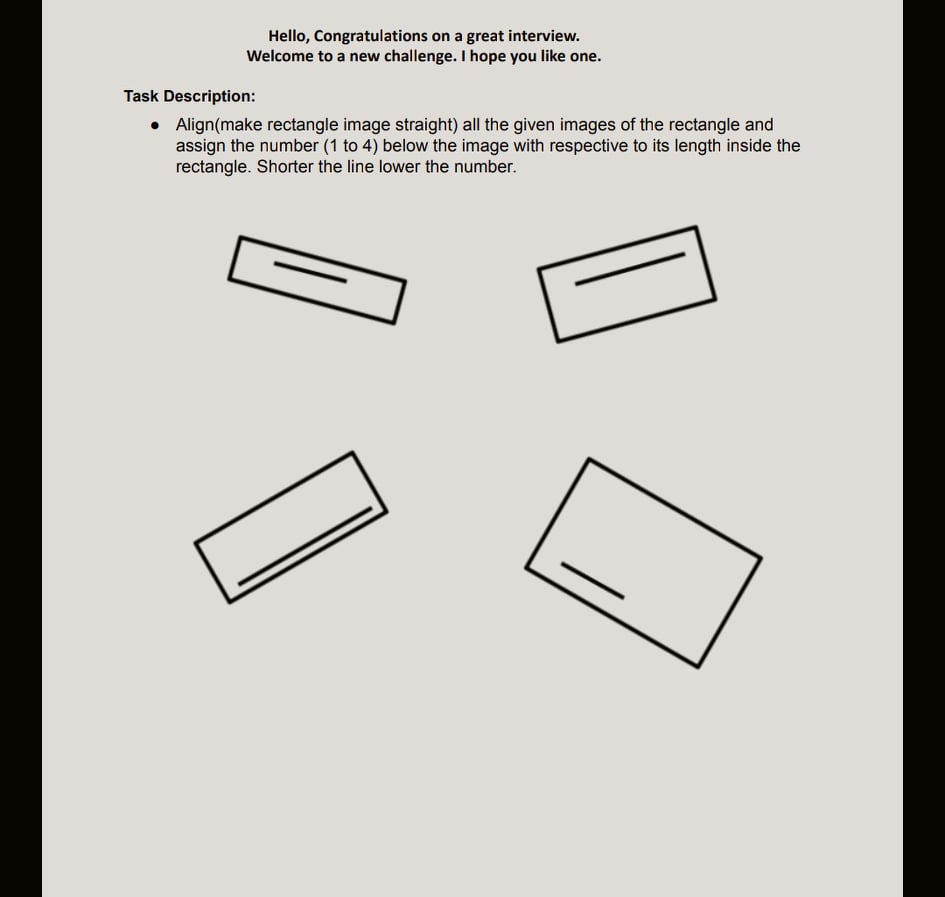
#> input picture Align and sort/qn.jpg, 945 x 897 px
$ python align.py
#> lines starting #> are read from the running program, lines starting #| are printed output that depends on the picture
import cv2
import numpy as np
img=cv2.imread("qn.jpg") #reading image
#> img is the input picture: shape (897, 945, 3); mean B, G, R 190.9, 195.8, 198.9
cv2.imshow("original image",img) #displaying original image
#assigning the boundary coordinates of each image in a numpy array, from top left to bottom right respectively.
coordinates_1=np.float32([[238,235],[407,281],[228,280],[394,324]])
coordinates_2=np.float32([[536,268],[698,225],[557,342],[718,300]])
coordinates_3=np.float32([[190,541],[354,450],[228,604],[388,512]])
coordinates_4=np.float32([[587,456],[764,559],[524,568],[697,668]])
#calculating width and height of each rectangle as per the coordinate points
width_1 = int(np.linalg.norm(coordinates_1[0]-coordinates_1[1]))
height_1 = int(np.linalg.norm(coordinates_1[0] - coordinates_1[2]))
width_2 = int(np.linalg.norm(coordinates_2[0] - coordinates_2[1]))
height_2 = int(np.linalg.norm(coordinates_2[0] - coordinates_2[2]))
width_3 = int(np.linalg.norm(coordinates_3[0] - coordinates_3[1]))
height_3 = int(np.linalg.norm(coordinates_3[0] - coordinates_3[2]))
width_4 = int(np.linalg.norm(coordinates_4[0] - coordinates_4[1]))
height_4 = int(np.linalg.norm(coordinates_4[0] - coordinates_4[2]))
#coordinates of the image after transformation
coordinates_transform_1 = np.float32([[0, 0], [width_1, 0], [0, height_1], [width_1, height_1]])
coordinates_transform_2 = np.float32([[0, 0], [width_2, 0], [0, height_2], [width_2, height_2]])
coordinates_transform_3 = np.float32([[0, 0], [width_3, 0], [0, height_3], [width_3, height_3]])
coordinates_transform_4 = np.float32([[0, 0], [width_4, 0], [0, height_4], [width_4, height_4]])
#getperspective transform returns the transformation matrix for each case.
matrix_1 = cv2.getPerspectiveTransform(coordinates_1, coordinates_transform_1)
matrix_2 = cv2.getPerspectiveTransform(coordinates_2, coordinates_transform_2)
matrix_3 = cv2.getPerspectiveTransform(coordinates_3, coordinates_transform_3)
matrix_4 = cv2.getPerspectiveTransform(coordinates_4, coordinates_transform_4)
#function that applies the perspective transformation to each image
output_1 = cv2.warpPerspective(img, matrix_1, (width_1, height_1))
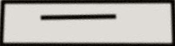
#> output_1: shape (46, 175, 3); mean B, G, R 169.7, 174.5, 177.5
output_2 = cv2.warpPerspective(img, matrix_2, (width_2, height_2))
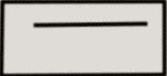
#> output_2: shape (76, 167, 3); mean B, G, R 180.5, 185.4, 188.4
output_3 = cv2.warpPerspective(img, matrix_3, (width_3, height_3))
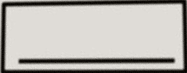
#> output_3: shape (73, 187, 3); mean B, G, R 175.6, 180.4, 183.4
output_4 = cv2.warpPerspective(img, matrix_4, (width_4, height_4))
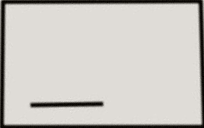
#> output_4: shape (128, 204, 3); mean B, G, R 194.4, 199.3, 202.3
cv2.imshow("aligned image 1", output_1)
cv2.imshow("aligned image 2", output_2)
cv2.imshow("aligned image 3", output_3)
cv2.imshow("aligned image 4", output_4)
cv2.waitKey(0)
